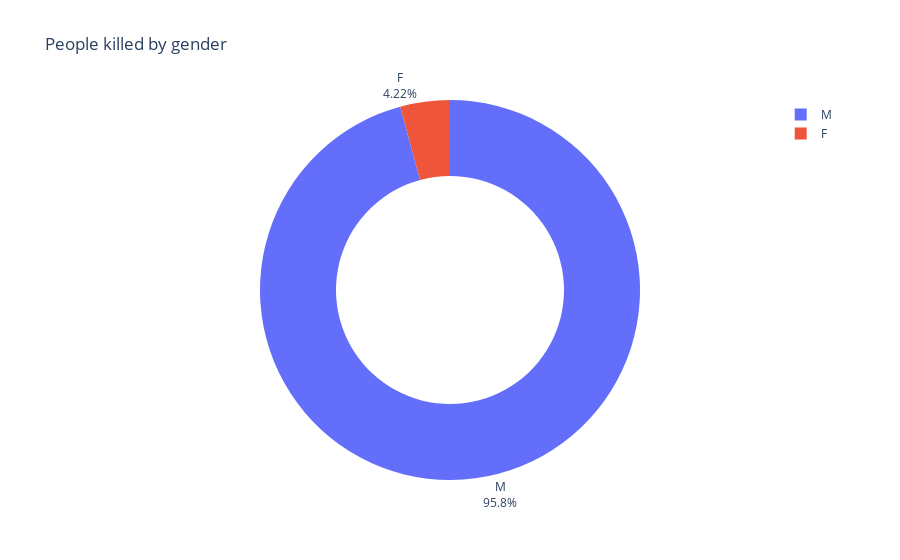

Write notebook code for a chart like this one.
### Code cell
killed_by_gender_chart = px.pie(labels=killed_by_gender.index,names=killed_by_gender.index,values=killed_by_gender.name,title="People killed by gender",hole=0.6)
            
killed_by_gender_chart.update_traces(textposition='outside', textinfo='percent+label')
 
killed_by_gender_chart.show()

### Figure 1 — Plotly figure (JSON) as saved in the notebook; plotly's stock layout.template omitted (floating-point values rounded to 4 significant figures)
{"data": [{"domain": {"x": [0, 1], "y": [0, 1]}, "hole": 0.6, "hovertemplate": "label=%{label}<br>value=%{value}<extra></extra>", "labels": ["F", "M"], "legendgroup": "", "name": "", "showlegend": true, "textinfo": "percent+label", "textposition": "outside", "type": "pie", "values": [107, 2428]}], "layout": {"legend": {"tracegroupgap": 0}, "title": {"text": "People killed by gender"}}}
